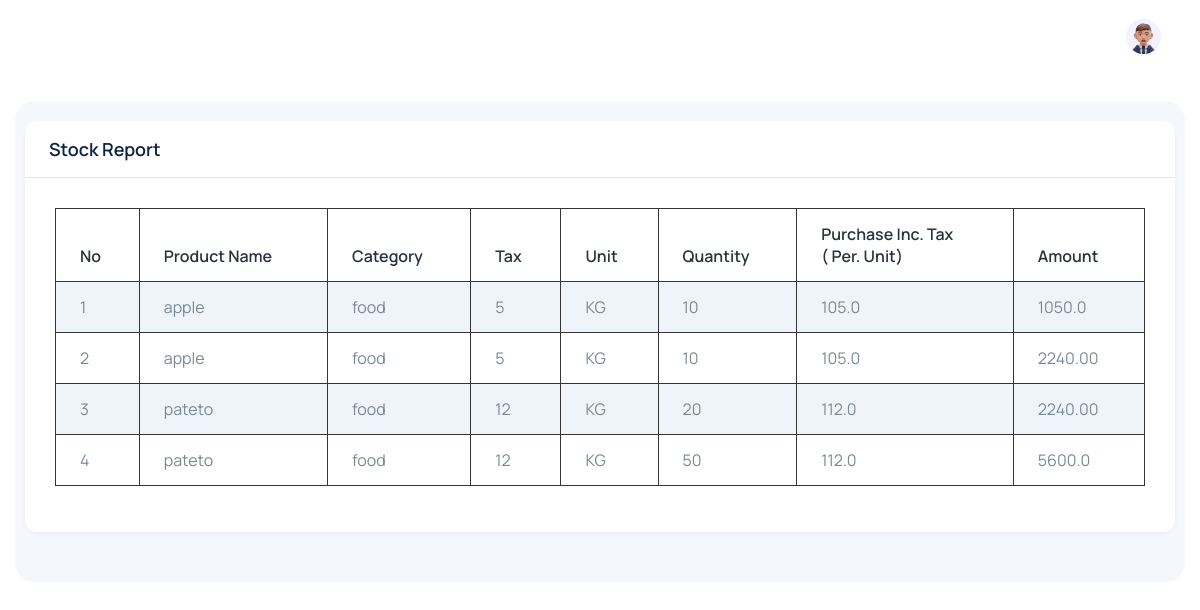
The page /StockReport (signed in) on the database as committed earlier.
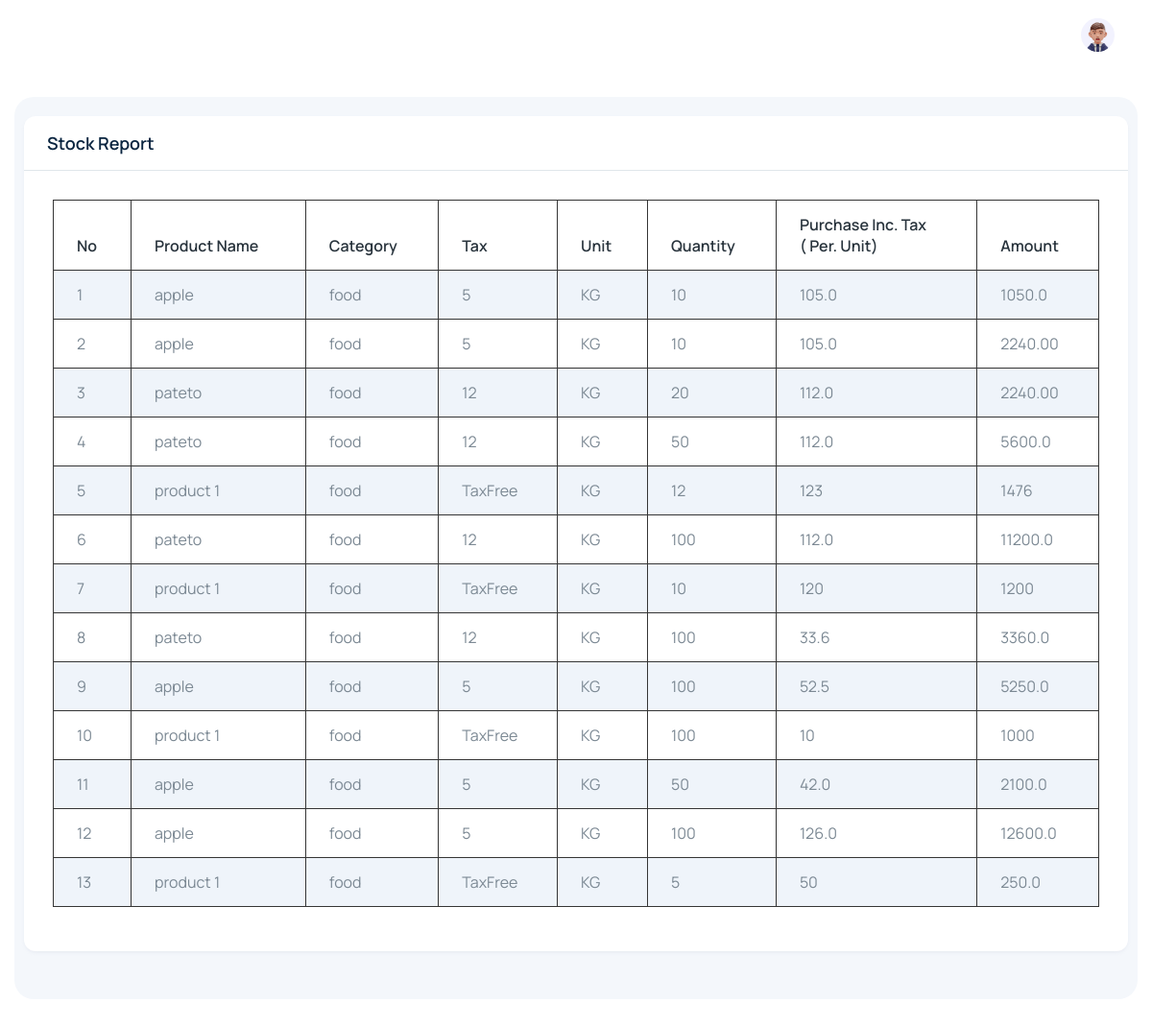
The same page on the database as committed later.
### main/models.py (models this page shows)
class MainStockModel(models.Model):
    OldProductId = models.CharField(max_length=100,null=True,blank=True)
    ProductId = models.CharField(max_length=100,null=True,blank=True)
    user = models.CharField(max_length=100,null=True, blank=True)
    type = models.CharField(max_length=100,null=True, blank=True)
    ProductName = models.CharField(max_length=100,null=True, blank=True)
    Category = models.CharField(max_length=100,null=True, blank=True)
    Tax = models.CharField(max_length=100,null=True, blank=True)
    Unit = models.CharField(max_length=100,null=True, blank=True)
    PurchasePrice = models.CharField(max_length=100,null=True, blank=True)
    PurchaseIncTax = models.CharField(max_length=100,null=True, blank=True)
    MinQty = models.CharField(max_length=100,blank=True)
    MaxQty = models.CharField(max_length=100,blank=True)
    BarcodeNo = models.CharField(max_length=100,blank=True)
    Quantity = models.CharField(max_length=100,blank=True)
    Amount = models.CharField(max_length=100,null=True, blank=True)

### main/views.py (the view)
# urls.py: path('StockReport',views.StockReport,name='Stock Report'),
@login_required(login_url='Login')
def StockReport(request):
    stock = MainStockModel.objects.filter(user=request.user.username)
    data = {'stock':stock}
    if is_admin(request.user):
        return render(request,'admin/stock.html',data)
    if is_user(request.user):
        return render(request,'stock.html',data)

### main/views.py (called while the page is built)
def is_admin(user):
    data=User.objects.filter(is_superuser=True)
    for i in data:
        if str(i.username) == str(user):
            return True

### main/templates/admin/stock.html
﻿{% extends 'admin/main.html' %}
{% load static %}
{% block content %}
<div class="body-wrapper">
  <div class="container-fluid">
    <div class="datatables">
      <div class="card">
        <div class="px-4 py-3 border-bottom">
          <h4 class="card-title mb-0">Stock Report</h4>
        </div>
        <div class="card-body">
          <div class="table-responsive">
            <table id="file_export" class="table w-100 table-striped table-bordered display text-nowrap">
              <thead>
                <tr>
                  <th>No</th>
                  <th>Product Name</th>
                  <th>Category</th>
                  <th>Tax</th>
                  <th>Unit</th>
                  <th>Quantity</th>
                  <th>Purchase Inc. Tax <br>( Per. Unit)</th>
                  <th>Amount</th>
                </tr>
              </thead>
              <tbody>
                {% for i in stock %}
                <tr>
                  <td>{{forloop.counter}}</td>
                  <td>{{i.ProductName}}</td>
                  <td>{{i.Category}}</td>
                  <td>{{i.Tax}}</td>
                  <td>{{i.Unit}}</td>
                  <td>{{i.Quantity}}</td>
                  <td>{{i.PurchaseIncTax}}</td>
                  <td>{{i.Amount}}</td>
                </tr>
                {% endfor %}
              </tbody>
            </table>
          </div>
        </div>
      </div>
    </div>
  </div>
</div>
{% endblock content %}

Rows that differ between the two databases and show on the page:
added MainStockModel: ProductName "product 1", Category "food", Tax "TaxFree", Unit "KG", Quantity "12", PurchaseIncTax "123", Amount "1476"
added MainStockModel: ProductName "pateto", Category "food", Tax "12", Unit "KG", Quantity "100", PurchaseIncTax "112.0", Amount "11200.0"
added MainStockModel: ProductName "product 1", Category "food", Tax "TaxFree", Unit "KG", Quantity "10", PurchaseIncTax "120", Amount "1200"
added MainStockModel: ProductName "pateto", Category "food", Tax "12", Unit "KG", Quantity "100", PurchaseIncTax "33.6", Amount "3360.0"
added MainStockModel: ProductName "apple", Category "food", Tax "5", Unit "KG", Quantity "100", PurchaseIncTax "52.5", Amount "5250.0"
added MainStockModel: ProductName "product 1", Category "food", Tax "TaxFree", Unit "KG", Quantity "100", PurchaseIncTax "10", Amount "1000"
added MainStockModel: ProductName "apple", Category "food", Tax "5", Unit "KG", Quantity "50", PurchaseIncTax "42.0", Amount "2100.0"
added MainStockModel: ProductName "apple", Category "food", Tax "5", Unit "KG", Quantity "100", PurchaseIncTax "126.0", Amount "12600.0"
added MainStockModel: ProductName "product 1", Category "food", Tax "TaxFree", Unit "KG", Quantity "5", PurchaseIncTax "50", Amount "250.0"
